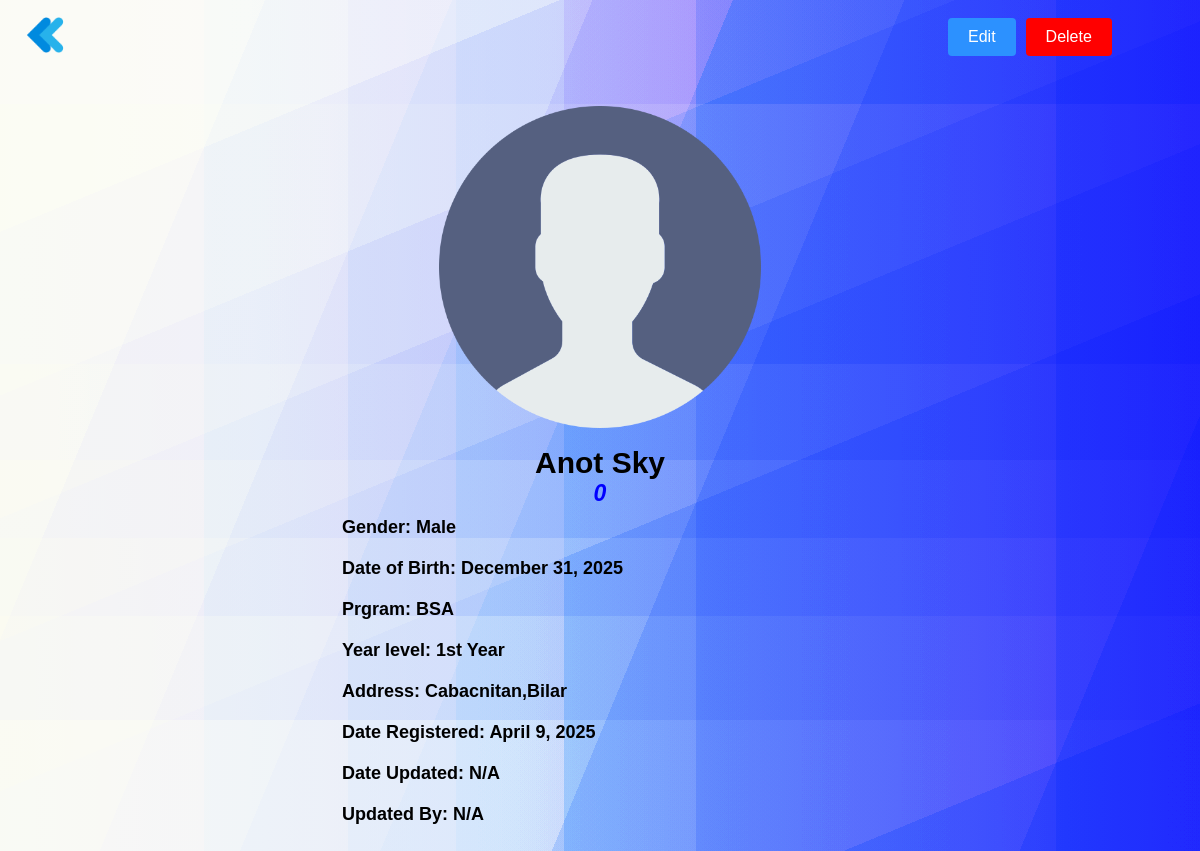
/details.php?ID=2033 (signed in), run on the app's committed database.
### tables this page shows
CREATE TABLE `student_list` (
  `id` int(11) NOT NULL,
  `email` varchar(225) NOT NULL,
  `firstname` varchar(255) NOT NULL,
  `midname` varchar(225) NOT NULL,
  `lastname` varchar(255) NOT NULL,
  `gender` varchar(20) NOT NULL,
  `dob` date NOT NULL,
  `address` varchar(225) NOT NULL,
  `program` varchar(225) NOT NULL,
  `religion` varchar(225) NOT NULL,
  `btype` varchar(5) NOT NULL,
  `height` varchar(20) NOT NULL,
  `beneficiary` varchar(225) NOT NULL,
  `yearlevel` varchar(20) NOT NULL,
  `registered` datetime NOT NULL DEFAULT current_timestamp(),
  `images` varchar(255) NOT NULL,
  `dateUpdate` varchar(255) NOT NULL,
  `updateBy` varchar(255) NOT NULL,
  `username` varchar(10) NOT NULL,
  `ismisID` int(10) NOT NULL
);

### details.php (the view, shortened to what this page needs)
<?php
$con = connection();
if (isset($_GET['ID'])) {
  $id = $_GET['ID'];
  $sql = "SELECT * FROM student_list WHERE id = '$id'";
  $students = $con->query($sql) or die($con->error);
  $row = $students->fetch_assoc();
} else {
  echo "No ID parameter provided.";
  exit;
}
?>
<!DOCTYPE html>
<html lang="en">
<head>
  <link rel="stylesheet" href="css/style.css">
</head>
<body>
  <div class="header">
    <?php if (isset($_SESSION['Access']) && $_SESSION['Access'] == "ADMIN") { ?>
    <div class="details-back-img">
      <a href="index.php">
        <img src="img/back.png" alt="Back" id="back-icon">
      </a>
    </div>
    <?php } else {
    ?>
    <br>
    <br>
    <?php } ?>
    <?php if (isset($_SESSION['Access']) && $_SESSION['Access'] == "ADMIN") { ?>
      <div class="details-button">
        <a href="edit.php?ID=<?php echo $row['id']; ?>" class="button-link edit-button">Edit</a>
        <a href="confirmation.php?ID=<?php echo $row['id']; ?>" class="button-link delete-button">Delete</a>
      </div>
    <?php } else if (isset($_SESSION['Access']) && $_SESSION['Access'] == "USER" && $_SESSION['UserLogin'] == $row['username']) { ?>
      <div class="details-button">
        <a href="edit.php?ID=<?php echo $row['id']; ?>" class="button-link edit-button">Edit</a>
        <a href="logout.php" class="button-link delete-button">Logout</a>
      </div>
    <?php } ?>
  </div>
  <div class="wrapper">
    <?php if (!empty($row['images'])) { ?>
      <div class="student-image">
        <a href="data_images/<?php echo $row['images']; ?>"><img src="data_images/<?php echo $row['images']; ?>" alt="Student Image"></a>
      </div>
    <?php } else { ?>
      <div class="student-image">
        <?php
        switch ($row['gender']) {
          case "Male":
        echo '<img src="img/male.png" alt="Student Image">';
        break;
        }
        ?>
      </div>
    <?php } ?>
    <br>
    <div class="details-info">
      <h2><?php echo $row['firstname'] . " " . $row['lastname'] ?></h2>
      <h4><?php echo $row['ismisID']; ?></h4>
      <?php
      $date = new DateTime($row['dob']);
      $formattedDate = $date->format('F j, Y');
      $date2 = new DateTime($row['registered']);
      $dateReg = $date2->format('F j, Y');
      $date3 = new DateTime($row['dateUpdate']);
      $dateUpdate = $date3->format('F j, Y');
      ?>
      <ul>
        <li>
          <p>Gender: <?php echo $row['gender']; ?></p>
        </li>
        <li>
          <p>Date of Birth: <?php echo $formattedDate; ?></p>
        </li>
        <li>
          <p>Prgram: <?php echo $row['program']; ?></p>
        </li>
        <li>
          <p>Year level: <?php echo $row['yearlevel']; ?></p>
        </li>
        <li>
          <p>Address: <?php echo $row['address']; ?></p>
        </li>
        <li>
          <p>Date Registered: <?php echo $dateReg; ?></p>
        </li>
        <li>
          <p>Date Updated: <?php if (!empty($row['dateUpdate'])) {
            echo $dateUpdate;
          } else {
            echo "N/A";
          } ?>
        </li>
        <li>
          <p>Updated By: <?php if (!empty($row['updateBy'])){
            echo $row['updateBy'];
          } else{
            echo "N/A";
          } ?></p>
        </li>
      </ul>
    </div>
</body>
</html>

### css/style.css (style rules this page uses)
* { margin: 0; padding: 0; box-sizing: 0; }
.wrapper { margin: 2rem; padding: 0 2rem 0 2rem; }
body { font-family: Arial, sans-serif; }
body { background-attachment: fixed; background-size: cover; background-image: linear-gradient( 0deg, rgb(213, 229, 183) 0%, rgb(213, 229, 183) 17%, rgb(189, 213, 190) 17%, rgb(189, 213, 190) 29%, rgb(166, 196, 196) 29%, rgb(166, 196, 196) 38%, rgb(142, 180, 203) 38%, rgb(142, 180, 203) 47%, rgb(118, 164, 210) 47%, rgb(118, 164, 210) 58%, rgb(95, 147, 216) 58%, rgb(95, 147, 216) 88%, rgb(71, 131, 223) 88%, rgb(71, 131, 223) 100% ), linear-gradient( 157.5deg, rgb(213, 229, 183) 0%, rgb(213, 229, 183) 17%, rgb(189, 213, 190) 17%, rgb(189, 213, 190) 29%, rgb(166, 196, 196) 29%, rgb(166, 196, 196) 38%, rgb(142, 180, 203) 38%, rgb(142, 180, 203) 47%, rgb(118, 164, 210) 47%, rgb(118, 164, 210) 58%, rgb(95, 147, 216) 58%, rgb(95, 147, 216) 88%, rgb(71, 131, 223) 88%, rgb(71, 131, 223) 100% ), linear-gradient( 112.5deg, rgb(213, 229, 183) 0%, rgb(213, 229, 183) 17%, rgb(189, 213, 190) 17%, rgb(189, 213, 190) 29%, rgb(166, 196, 196) 29%, rgb(166, 196, 196) 38%, rgb(142, 180, 203) 38%, rgb(142, 180, 203) 47%, rgb(118, 164, 210) 47%, rgb(118, 164, 210) 58%, rgb(95, 147, 216) 58%, rgb(95, 147, 216) 88%, rgb(71, 131, 223) 88%, rgb(71, 131, 223) 100% ), linear-gradient( 90deg, rgb(213, 229, 183) 0%, rgb(213, 229, 183) 17%, rgb(189, 213, 190) 17%, rgb(189, 213, 190) 29%, rgb(166, 196, 196) 29%, rgb(166, 196, 196) 38%, rgb(142, 180, 203) 38%, rgb(142, 180, 203) 47%, rgb(118, 164, 210) 47%, rgb(118, 164, 210) 58%, rgb(95, 147, 216) 58%, rgb(95, 147, 216) 88%, rgb(71, 131, 223) 88%, rgb(71, 131, 223) 100% ), linear-gradient(90deg, rgb(173, 92, 95), rgb(110, 20, 174)); background-blend-mode: overlay, overlay, overlay, overlay, normal; }
.student-image { width: 100%; display: flex; justify-content: center; }
.student-image img { width: 30%; }
h2 { text-align: center; font-size: 30px; }
.details-info h4 { color: blue; text-align: center; font-size: 23px; font-style: italic; }
.details-info p { font-size: 18px; font-weight: bold; margin: 10px; }
.details-info ul { align-items: center; text-align: left; width: 100%; display: flex; flex-direction: column; align-items: center; }
.header { display: flex; justify-content: space-between; align-items: center; padding: 10px 20px; }
.details-info li { width: 50%; font-size: 18px; padding: 0; list-style: none; }
.details-button { display: flex; width: 20%; gap: 10px; }
.details-back-img { display: flex; align-items: center; }
.details-back-img img { width: 50px; height: 50px; object-fit: cover; cursor: pointer; }
.button-link { display: inline-block; padding: 10px 20px; color: white; background-color: #4caf50; text-align: center; text-decoration: none; border-radius: 4px; cursor: pointer; }
.edit-button { background-color: #2c91ff; }
.delete-button { background-color: #ff0000; }

### data on the page
student_list: firstname "Anot", lastname "Sky", ismisID "0", gender "Male", dob "December 31, 2025", program "BSA", yearlevel "1st Year", address "Cabacnitan,Bilar", registered "April 9, 2025"
